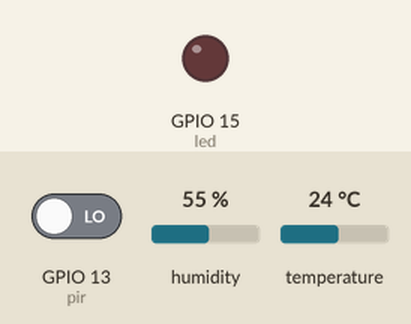
A program run on a simulated ESP32 board running MicroPython. Shown: output pins drawn as LEDs (lit = HIGH). Wiring (from the project's diagram.json): DHT22 sensor on GPIO 4, PIR motion sensor on GPIO 13, red LED on GPIO 15. The test bench sets the inputs (shaded band); at power-on: GPIO 13 (pir) LOW, temperature 24 °C, humidity 55 %. WiFi joins after 1.5 s; no MQTT or app messages arrive unless stated; the clock reads 2024-03-15 10:24:30 at power-on unless the program sets it; what the program prints to the serial console is not drawn.

Above: at 3.3 s.
3.4 s: GPIO 13 (pir) driven HIGH
At 7.9 s:
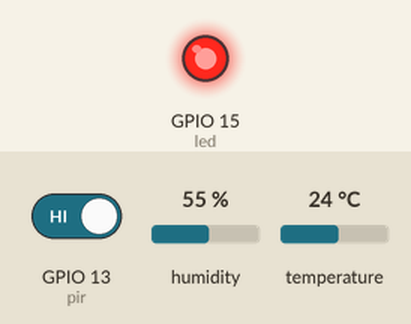
9.0 s: temperature set to 15.7 °C
14.6 s: temperature set to 14.1 °C
20.2 s: GPIO 13 (pir) driven LOW
At 23.1 s:
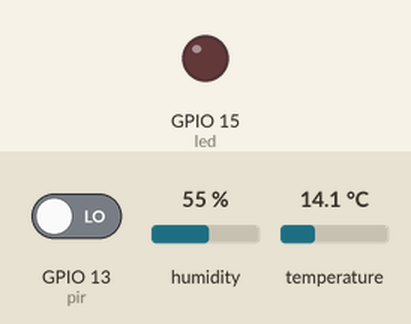
Timing chart, 0 to 24.6 s (numbered marks = the images above; inputs shaded):
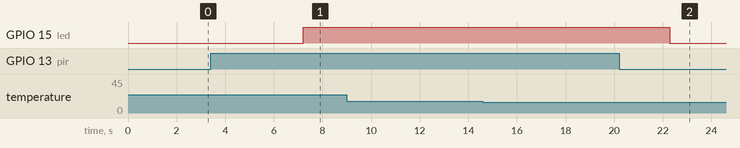

The program:

main.py
```python
import network
import time
import json
from machine import Pin
from dht import DHT22
from umqtt.simple import MQTTClient

SSID = "Wokwi-GUEST"
PASSWORD = ""

MQTT_BROKER = "test.mosquitto.org"
CLIENT_ID = "esp32_room_001"
TOPIC = "campus/bldg_01/floor_01/room_001/telemetry"

# Pin Setup
dht = DHT22(Pin(4))
pir = Pin(13, Pin.IN)
led = Pin(15, Pin.OUT)

# WiFi Connection
def connect_wifi():
    wlan = network.WLAN(network.STA_IF)
    wlan.active(True)
    wlan.connect(SSID, PASSWORD)

    while not wlan.isconnected():
        print("Connecting to WiFi...")
        time.sleep(1)

    print("WiFi Connected:", wlan.ifconfig())

# MQTT partt
def connect_mqtt():
    while True:
        try:
            client = MQTTClient(
                CLIENT_ID,
                MQTT_BROKER,
                port=1883,
                keepalive=60
            )
            client.connect()
            print("Connected to MQTT Broker")
            return client
        except Exception as e:
            print("MQTT connection failed:", e)
            print("Retrying in 3 seconds...")
            time.sleep(3)

# Read Sensors
def read_sensors():
    dht.measure()

    temperature = dht.temperature()
    humidity = dht.humidity()
    motion = pir.value()

    # LED reflects motion
    led.value(motion)

    # Light simulation
    light = 600 if motion else 50

    data = {
        "sensor_id": "b01-f01-r001",
        "timestamp": int(time.time()),
        "temperature": temperature,
        "humidity": humidity,
        "occupancy": bool(motion),
        "light_level": light,
        "hvac_mode": "OFF",
        "lighting_dimmer": int(light / 10)
    }

    return data

# Validation
def validate(data):
    if not (15 <= data["temperature"] <= 50):
        return False
    if not (0 <= data["humidity"] <= 100):
        return False
    return True

def main():
    connect_wifi()
    client = connect_mqtt()

    while True:
        try:
            data = read_sensors()

            if validate(data):
                payload = json.dumps(data)

                try:
                    client.publish(TOPIC, payload)
                    print("Published:", payload)
                except Exception as e:
                    print("Publish failed:", e)
                    print("Reconnecting MQTT...")
                    client = connect_mqtt()
            else:
                print("Invalid sensor data")

        except Exception as e:
            print("Sensor error:", e)

        time.sleep(5)


main()
```

Measured:
- after the input at 3.4 s, GPIO 15 (led): LOW → HIGH after 3.8 s
- after the input at 9.0 s, every drawn part: stays the same
- after the input at 14.6 s, every drawn part: stays the same
- after the input at 20.2 s, GPIO 15 (led): HIGH → LOW after 2.1 s
